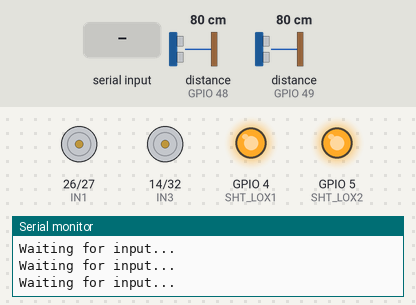
Bench run of a sketch on a simulated ESP32. Shown: motor-driver pin pairs drawn as motors (green arrow = first pin HIGH = forward, orange = second pin HIGH = backward, longer = more drive, scaled by the enable pin), output pins drawn as LEDs (lit = HIGH), the last lines printed to the serial monitor. The inputs (shaded band) are chosen by the test bench; at power-on: distance to the obstacle (sensors on GPIO 48, GPIO 49) 80 cm.

Above: at 1.2 s.
1.3 s: "90,45\n" received over Serial
At 1.9 s:
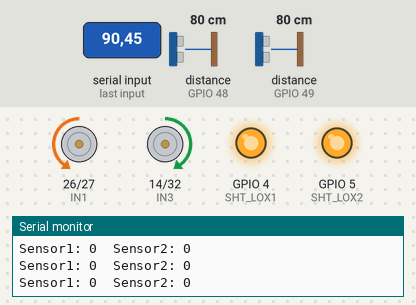
3.0 s: distance to the obstacle (sensor on GPIO 48) set to 85 cm
At 3.6 s:
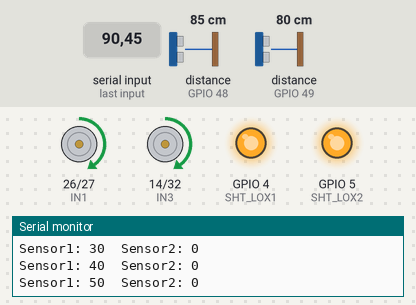
4.5 s: distance to the obstacle (sensor on GPIO 49) set to 85 cm
At 5.6 s:
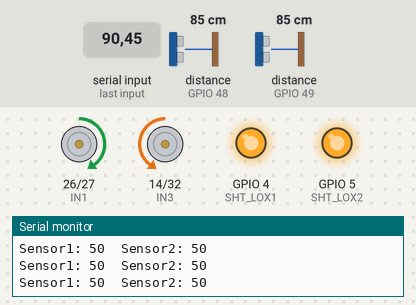
6.3 s: distance to the obstacle (sensor on GPIO 48) set to 2 cm
At 7.4 s:
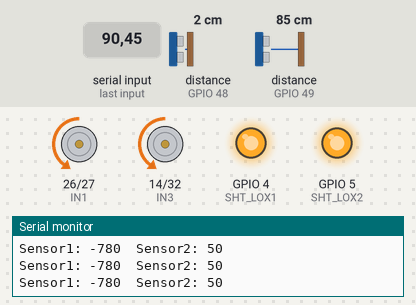
7.8 s: distance to the obstacle (sensor on GPIO 48) set to 120 cm
At 8.8 s:
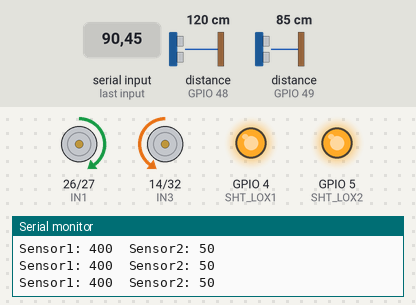
9.7 s: distance to the obstacle (sensor on GPIO 48) set to 4 cm
At 10.7 s:
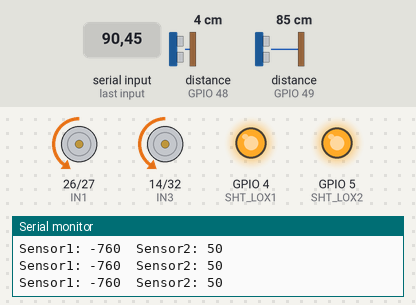
Timing chart, 0 to 12.4 s (numbered marks = the images above; inputs shaded):
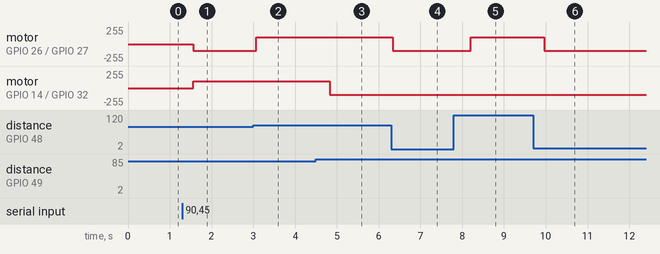

Measured:
- the behaviour switches between 80 and 81 cm on distance to the obstacle (sensor on GPIO 48) (found by bisection; images 1 and 2)
- the behaviour switches between 82 and 83 cm on distance to the obstacle (sensor on GPIO 49) (found by bisection; images 2 and 3)
- after the input at 1.3 s, motor on GPIO 26 (IN1) / GPIO 27 (IN2): stopped → backward 100/255 after 0.26 s; motor on GPIO 14 (IN3) / GPIO 32 (IN4): stopped → forward 100/255 after 0.26 s
- after the input at 3.0 s, motor on GPIO 26 (IN1) / GPIO 27 (IN2): backward 100/255 → forward 100/255 after 0.07 s
- after the input at 4.5 s, motor on GPIO 14 (IN3) / GPIO 32 (IN4): forward 100/255 → backward 100/255 after 0.33 s
- after the input at 6.3 s, motor on GPIO 26 (IN1) / GPIO 27 (IN2): forward 100/255 → backward 100/255 at once
- after the input at 7.8 s, motor on GPIO 26 (IN1) / GPIO 27 (IN2): backward 100/255 → forward 100/255 after 0.41 s
- after the input at 9.7 s, motor on GPIO 26 (IN1) / GPIO 27 (IN2): forward 100/255 → backward 100/255 after 0.26 s

The sketch:

Trajectory_control_switch.ino
```cpp
#include <Arduino.h>
#include "Adafruit_VL53L0X.h"
#include <Wire.h>

// Define Actuator Pins
#define ENA 33
#define IN1 26
#define IN2 27
#define ENB 12
#define IN3 14
#define IN4 32

// Define ToF Sensor Addresses and Shutdown Pins
#define LOX1_ADDRESS 0x30
#define LOX2_ADDRESS 0x31
#define SHT_LOX1 4
#define SHT_LOX2 5

// VL53L0X Objects
Adafruit_VL53L0X lox1 = Adafruit_VL53L0X();
Adafruit_VL53L0X lox2 = Adafruit_VL53L0X();

// Feedback Loop Variables
#define MOVING_AVG_SIZE 5
#define PROPORTIONAL_GAIN 1

int baseline1 = 0, baseline2 = 0;
bool isCalibrated = false; // Persistent flag
int buffer1[MOVING_AVG_SIZE] = {0}, buffer2[MOVING_AVG_SIZE] = {0};
int index1 = 0, index2 = 0;
long sum1 = 0, sum2 = 0;
int targetPositions1[2] = {10, 45};
int targetPositions2[2] = {30, 45};
int targetIndex1 = 0, targetIndex2 = 0;

// Selected Mode
int mode = 0;

// Sensor Reinitialization Variables
unsigned long lastValidReadTime = 0;
const unsigned long SENSOR_TIMEOUT = 2000; // 2 seconds timeout

void moveActuators(int speed, bool forward) {
    if (forward) {
        digitalWrite(IN1, LOW); digitalWrite(IN2, HIGH);
        digitalWrite(IN3, HIGH); digitalWrite(IN4, LOW);
    } else {
        digitalWrite(IN1, HIGH); digitalWrite(IN2, LOW);
        digitalWrite(IN3, LOW); digitalWrite(IN4, HIGH);
    }
    analogWrite(ENA, speed);
    analogWrite(ENB, speed);
}

void moveActuatorsToFeedback(int ActuatorSpeed, int avg1, int avg2) {
    int error1 = targetPositions1[targetIndex1] - avg1;
    int error2 = targetPositions2[targetIndex2] - avg2;

    digitalWrite(IN1, error1 > 0 ? LOW : HIGH);
    digitalWrite(IN2, error1 > 0 ? HIGH : LOW);
    digitalWrite(IN3, error2 > 0 ? HIGH : LOW);
    digitalWrite(IN4, error2 > 0 ? LOW : HIGH);

    analogWrite(ENA, ActuatorSpeed);
    analogWrite(ENB, ActuatorSpeed);

    if (abs(error1) < 1 && abs(error2) < 5) {
        targetIndex1 = (targetIndex1 + 1) % 2;
        targetIndex2 = (targetIndex2 + 1) % 2;
        Serial.println("Both actuators reached targets. Moving to next targets.");
    }
}

void setID() {
    digitalWrite(SHT_LOX1, LOW); digitalWrite(SHT_LOX2, LOW); delay(10);
    digitalWrite(SHT_LOX1, HIGH); digitalWrite(SHT_LOX2, HIGH); delay(10);

    digitalWrite(SHT_LOX1, HIGH); digitalWrite(SHT_LOX2, LOW);
    if (!lox1.begin(LOX1_ADDRESS)) {
        Serial.println("Failed to boot first VL53L0X"); while (1);
    }

    digitalWrite(SHT_LOX2, HIGH); delay(10);
    if (!lox2.begin(LOX2_ADDRESS)) {
        Serial.println("Failed to boot second VL53L0X"); while (1);
    }
}

void reinitializeSensors() {

    setup();
    /*
    Serial.println("Reinitializing Sensors...");
    setID();
    lox1.startRangeContinuous();
    lox2.startRangeContinuous();
    Serial.println("Sensors Restarted Successfully.");
    */
}

void read_dual_sensors() {
    int raw1 = -1, raw2 = -1;

    if (lox1.isRangeComplete()) {
        raw1 = lox1.readRange();
    }

    if (lox2.isRangeComplete()) {
        raw2 = lox2.readRange();
    }

    // Check if valid readings received
    if (raw1 != -1 || raw2 != -1) {
        lastValidReadTime = millis(); // Update last valid read time
    }

    // If no valid data for 2 seconds, reset sensors
    if (millis() - lastValidReadTime > SENSOR_TIMEOUT) {
        reinitializeSensors();
        lastValidReadTime = millis(); // Prevent immediate re-reset
        return;
    }

    if (raw1 == -1) raw1 = baseline1; // Use last known good value
    if (raw2 == -1) raw2 = baseline2;

    // Only calibrate ONCE at the start
    if (!isCalibrated) {
        baseline1 = raw1;
        baseline2 = raw2;
        isCalibrated = true; // Set flag to avoid future recalibration
        Serial.println("Calibration done!");
    }

    int relative1 = raw1 - baseline1;
    int relative2 = raw2 - baseline2;

    sum1 -= buffer1[index1]; sum2 -= buffer2[index2];
    buffer1[index1] = relative1; buffer2[index2] = relative2;
    sum1 += buffer1[index1]; sum2 += buffer2[index2];
    index1 = (index1 + 1) % MOVING_AVG_SIZE;
    index2 = (index2 + 1) % MOVING_AVG_SIZE;

    int avg1 = sum1 / MOVING_AVG_SIZE;
    int avg2 = sum2 / MOVING_AVG_SIZE;

    Serial.print("Sensor1: "); Serial.print(avg1);
    Serial.print("  Sensor2: "); Serial.println(avg2);

    if (mode == 4) moveActuatorsToFeedback(100, avg1, avg2);
}

void setup() {
    Serial.begin(115200);
    pinMode(ENA, OUTPUT); pinMode(IN1, OUTPUT); pinMode(IN2, OUTPUT);
    pinMode(ENB, OUTPUT); pinMode(IN3, OUTPUT); pinMode(IN4, OUTPUT);
    pinMode(SHT_LOX1, OUTPUT); pinMode(SHT_LOX2, OUTPUT);

    Serial.println("Initializing sensors...");
    digitalWrite(SHT_LOX1, LOW); digitalWrite(SHT_LOX2, LOW);
    setID();
    Serial.println("Enter mode: 1 = Move Forward, 2 = Move Backward, 3 = Read Sensors, 4 = Feedback Control");

    lox1.startRangeContinuous();
    lox2.startRangeContinuous();
    lastValidReadTime = millis(); // Start timeout tracking
}

void loop() {
    if (Serial.available()) {
        char input = Serial.read();
        if (input >= '1' && input <= '4') {
            mode = input - '0';
            Serial.print("Selected mode: "); Serial.println(mode);
        }
    }

    switch (mode) {
        case 1:
            moveActuators(100, true);
            Serial.println("Actuators Moving Forward");
            break;
        case 2:
            moveActuators(100, false);
            Serial.println("Actuators Moving Backward");
            break;
        case 3:
            read_dual_sensors();
            break;
        case 4:
            read_dual_sensors();
            break;
        default:
            Serial.println("Waiting for input...");
    }

    delay(50); // Prevents CPU overload
}
```
